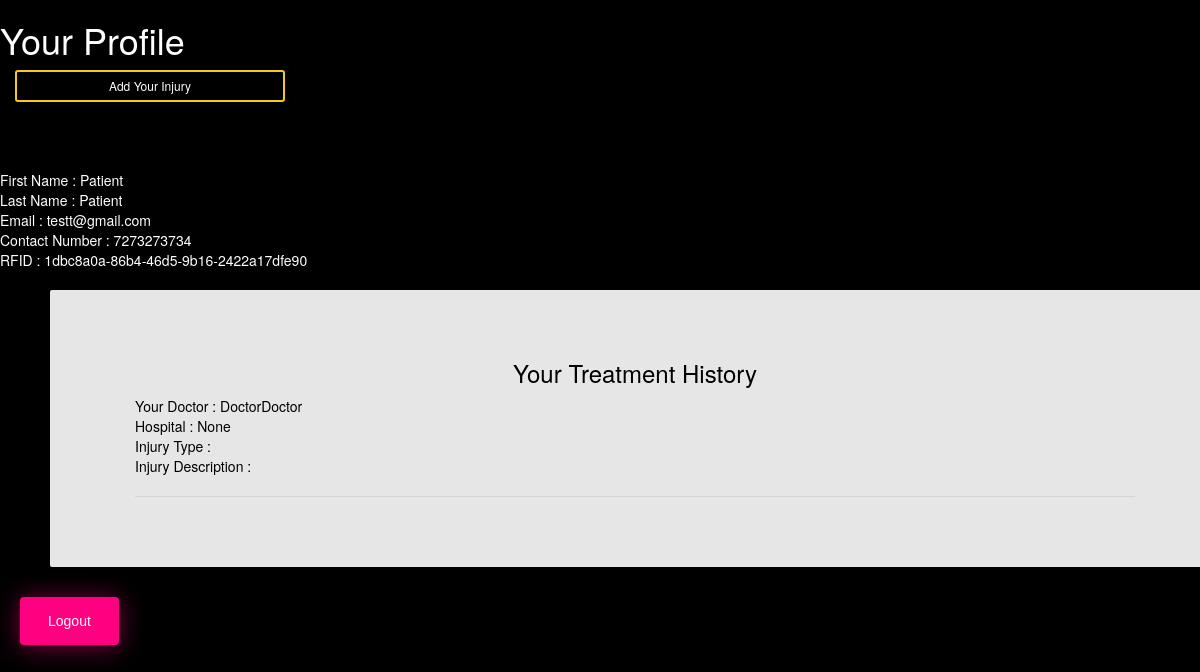
The page /patientp/patient/profile/ (signed in) on the database its author committed.
### accounts/models.py (models this page shows, shortened)
class Patient(models.Model):
    user = models.OneToOneField(User, on_delete=models.CASCADE)
    first_name = models.CharField(max_length=30)
    last_name = models.CharField(max_length=30)
    contact_no = models.CharField(max_length=10)
    email_id = models.EmailField()
    uid = models.UUIDField(unique=True, default=uuid.uuid4)
    emergency_contact_no = models.CharField(max_length=10)
    address = models.CharField(max_length=200)

class Treatment(models.Model):
    image = models.ImageField()
    doctor = models.ForeignKey(Doctor, on_delete=models.CASCADE, blank=True,null=True)
    patient = models.ForeignKey(Patient, on_delete=models.CASCADE, blank=True,null=True)
    hospital = models.ForeignKey(Hospital, on_delete=models.CASCADE, blank=True,null=True)
    injury_type = models.CharField(max_length=20,blank=True)
    injury_description = models.CharField(max_length=200,blank=True)

class Doctor(models.Model):
    user = models.OneToOneField(User, on_delete=models.CASCADE)
    first_name = models.CharField(max_length=30)
    last_name = models.CharField(max_length=30)
    contact_no = models.CharField(max_length=10)
    email_id = models.EmailField()
    def __str__(self):
        return self.first_name + self.last_name

### patients_p/views.py (the view)
# urls.py: path('patient/profile/',views.patprof,name='patprof'),
def patprof(request):
    patient=Patient.objects.get(user=request.user)
    mytreatments = Treatment.objects.filter(patient=patient)
    return render(request,'patients_p/patientp.html',{'patient':patient,'mytreats':mytreatments})

### patients_p/templates/patients_p/patientp.html (shortened to what this page needs)
{% load static %}
<!DOCTYPE html>
<html lang="en">
<head>
        <link rel="stylesheet" href="https://maxcdn.bootstrapcdn.com/bootstrap/3.3.4/css/bootstrap.min.css">
        <link href="http://designify.me/code-snippets/animated-buttons/css/btns.css" rel="stylesheet">
        <link rel="stylesheet" href="http://maxcdn.bootstrapcdn.com/font-awesome/4.3.0/css/font-awesome.min.css">
</head>
<body>
    {% if user.is_authenticated %}
    <form class="logout" action="{% url 'accounts:logout'%}" method="POST">
    <h1>Your Profile</h1>
    <div class="col-md-3 col-sm-3 col-xs-6"><a href="{% url 'accounts:nhosps' %}" class="btn btn-sm animated-button thar-one"> Add Your Injury</a></div><br><br><br><br><br>
    First Name : {{patient.first_name}}<br>
    Last Name : {{patient.last_name}}<br>
    Email : {{patient.email_id}}<br>
    Contact Number : {{patient.contact_no}}<br>
    RFID : {{patient.uid}}
    <div class="container">
    <h3 align="center">Your Treatment History</h3>
    {% for treat in mytreats %}
    Your Doctor : {{treat.doctor}}<br>
    Hospital : {{treat.hospital}}<br>
    Injury Type : {{treat.injury_type}}<br>
    Injury Description : {{treat.injury_description}}
    <br><hr>
    {%endfor%}
    </div>
    <button class="bubbly-button" type="submit"> Logout</button>
    {% endif %}
    </form>
</body>
</html>

### patients_p/templates/patients_p/patientp.html (style rules this page uses)
body { background:black; color: #fff; }
.container { margin-top: 20px; margin-left: 50px; margin-right: 50px; color: black; background: #fff; border-radius: 2px; padding: 50px 85px; opacity: 0.9; }
a.animated-button.thar-one { color: #fff; cursor: pointer; display: block; position: relative; border: 2px solid #F7CA18; transition: all 0.4s cubic-bezier(0.215, 0.61, 0.355, 1) 0s; }
a.animated-button.thar-one:before { display: block; position: absolute; left: 0px; top: 0px; height: 0px; width: 100%; z-index: -1; content: ''; color: #000 !important; background: #F7CA18; transition: all 0.4s cubic-bezier(0.215, 0.61, 0.355, 1) 0s; }
.bubbly-button { font-family: 'Helvetica', 'Arial', sans-serif; display: inline-block; font-size: 1em; padding: 1em 2em; margin-top: 30px; margin-left: 20px; margin-bottom: 60px; -webkit-appearance: none; appearance: none; background-color: #ff0081; color: #fff; border-radius: 4px; border: none; cursor: pointer; position: relative; transition: transform ease-in 0.1s, box-shadow ease-in 0.25s; box-shadow: 0 2px 25px rgba(255, 0, 130, 0.5); }
.bubbly-button:before, .bubbly-button:after { position: absolute; content: ''; display: block; width: 140%; height: 100%; left: -20%; z-index: -1000; transition: all ease-in-out 0.5s; background-repeat: no-repeat; }
.bubbly-button:before { display: none; top: -75%; background-image: radial-gradient(circle, #ff0081 20%, transparent 20%), radial-gradient(circle, transparent 20%, #ff0081 20%, transparent 30%), radial-gradient(circle, #ff0081 20%, transparent 20%), radial-gradient(circle, #ff0081 20%, transparent 20%), radial-gradient(circle, transparent 10%, #ff0081 15%, transparent 20%), radial-gradient(circle, #ff0081 20%, transparent 20%), radial-gradient(circle, #ff0081 20%, transparent 20%), radial-gradient(circle, #ff0081 20%, transparent 20%), radial-gradient(circle, #ff0081 20%, transparent 20%); background-size: 10% 10%, 20% 20%, 15% 15%, 20% 20%, 18% 18%, 10% 10%, 15% 15%, 10% 10%, 18% 18%; }
.bubbly-button:after { display: none; bottom: -75%; background-image: radial-gradient(circle, #ff0081 20%, transparent 20%), radial-gradient(circle, #ff0081 20%, transparent 20%), radial-gradient(circle, transparent 10%, #ff0081 15%, transparent 20%), radial-gradient(circle, #ff0081 20%, transparent 20%), radial-gradient(circle, #ff0081 20%, transparent 20%), radial-gradient(circle, #ff0081 20%, transparent 20%), radial-gradient(circle, #ff0081 20%, transparent 20%); background-size: 15% 15%, 20% 20%, 18% 18%, 20% 20%, 15% 15%, 10% 10%, 20% 20%; }

### rows shown on the page
Patient: first_name "Patient", last_name "Patient", email_id "testt@gmail.com", contact_no "7273273734", uid "1dbc8a0a-86b4-46d5-9b16-2422a17dfe90"
Treatment: doctor "DoctorDoctor", hospital "None"
